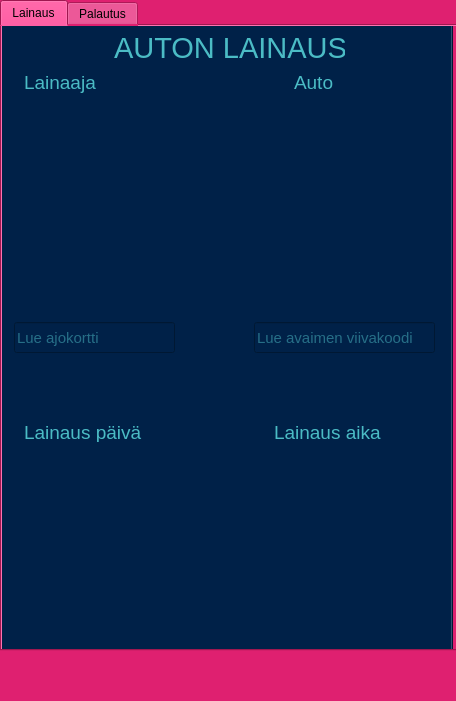
<?xml version="1.0" encoding="UTF-8"?>
<ui version="4.0">
 <class>MainWindow</class>
 <widget class="QMainWindow" name="MainWindow">
  <property name="geometry">
   <rect>
    <x>0</x>
    <y>0</y>
    <width>456</width>
    <height>701</height>
   </rect>
  </property>
  <property name="windowTitle">
   <string>MainWindow</string>
  </property>
  <widget class="QWidget" name="centralwidget">
   <property name="styleSheet">
    <string notr="true">background-color: rgb(223, 32, 112);</string>
   </property>
   <widget class="QTabWidget" name="tabWidget">
    <property name="geometry">
     <rect>
      <x>0</x>
      <y>0</y>
      <width>891</width>
      <height>651</height>
     </rect>
    </property>
    <property name="styleSheet">
     <string notr="true">background-color: rgb(0, 33, 72);
background-color: rgb(223, 32, 112);</string>
    </property>
    <property name="currentIndex">
     <number>0</number>
    </property>
    <widget class="QWidget" name="tab">
     <property name="styleSheet">
      <string notr="true">background-color: rgb(223, 32, 112);</string>
     </property>
     <attribute name="title">
      <string>Lainaus</string>
     </attribute>
     <widget class="QTabWidget" name="tabWidget_2">
      <property name="geometry">
       <rect>
        <x>-10</x>
        <y>-60</y>
        <width>461</width>
        <height>701</height>
       </rect>
      </property>
      <property name="styleSheet">
       <string notr="true">background-color: rgb(0, 33, 72);</string>
      </property>
      <property name="currentIndex">
       <number>0</number>
      </property>
      <widget class="QWidget" name="tab_3">
       <attribute name="title">
        <string>Tab 1</string>
       </attribute>
       <widget class="QLabel" name="autoKuvaLabel">
        <property name="geometry">
         <rect>
          <x>270</x>
          <y>110</y>
          <width>140</width>
          <height>210</height>
         </rect>
        </property>
        <property name="text">
         <string/>
        </property>
        <property name="pixmap">
         <pixmap resource="kuvat.qrc">:/kuvat/auto.png</pixmap>
        </property>
        <property name="alignment">
         <set>Qt::AlignmentFlag::AlignCenter</set>
        </property>
       </widget>
       <widget class="QLabel" name="lainaajaKuvaLabel">
        <property name="geometry">
         <rect>
          <x>20</x>
          <y>110</y>
          <width>140</width>
          <height>210</height>
         </rect>
        </property>
        <property name="text">
         <string/>
        </property>
        <property name="pixmap">
         <pixmap resource="kuvat.qrc">:/kuvat/human.png</pixmap>
        </property>
        <property name="alignment">
         <set>Qt::AlignmentFlag::AlignCenter</set>
        </property>
       </widget>
       <widget class="QLabel" name="lainausAikaKuva">
        <property name="geometry">
         <rect>
          <x>270</x>
          <y>460</y>
          <width>140</width>
          <height>140</height>
         </rect>
        </property>
        <property name="text">
         <string/>
        </property>
        <property name="pixmap">
         <pixmap resource="kuvat.qrc">:/kuvat/clock.png</pixmap>
        </property>
        <property name="alignment">
         <set>Qt::AlignmentFlag::AlignCenter</set>
        </property>
       </widget>
       <widget class="QLabel" name="lainauspivKuvaLabel">
        <property name="geometry">
         <rect>
          <x>10</x>
          <y>460</y>
          <width>171</width>
          <height>151</height>
         </rect>
        </property>
        <property name="text">
         <string/>
        </property>
        <property name="pixmap">
         <pixmap resource="kuvat.qrc">:/kuvat/calender.png</pixmap>
        </property>
       </widget>
       <widget class="QLabel" name="lainausOtsikkoLabel">
        <property name="geometry">
         <rect>
          <x>120</x>
          <y>40</y>
          <width>231</width>
          <height>31</height>
         </rect>
        </property>
        <property name="font">
         <font>
          <pointsize>22</pointsize>
         </font>
        </property>
        <property name="styleSheet">
         <string notr="true">color: rgb(75, 188, 197);</string>
        </property>
        <property name="text">
         <string>AUTON LAINAUS</string>
        </property>
       </widget>
       <widget class="QLineEdit" name="ajokorttiLineEdit">
        <property name="geometry">
         <rect>
          <x>20</x>
          <y>330</y>
          <width>161</width>
          <height>31</height>
         </rect>
        </property>
        <property name="font">
         <font>
          <pointsize>11</pointsize>
         </font>
        </property>
        <property name="styleSheet">
         <string notr="true">color: rgb(75, 188, 197);</string>
        </property>
        <property name="text">
         <string/>
        </property>
        <property name="placeholderText">
         <string>Lue ajokortti</string>
        </property>
       </widget>
       <widget class="QLabel" name="ajokorttiLabel">
        <property name="geometry">
         <rect>
          <x>20</x>
          <y>380</y>
          <width>161</width>
          <height>31</height>
         </rect>
        </property>
        <property name="font">
         <font>
          <pointsize>11</pointsize>
         </font>
        </property>
        <property name="styleSheet">
         <string notr="true">color: rgb(75, 188, 197);</string>
        </property>
        <property name="text">
         <string/>
        </property>
       </widget>
       <widget class="QLineEdit" name="avainLineEdit">
        <property name="geometry">
         <rect>
          <x>260</x>
          <y>330</y>
          <width>181</width>
          <height>31</height>
         </rect>
        </property>
        <property name="font">
         <font>
          <pointsize>11</pointsize>
         </font>
        </property>
        <property name="styleSheet">
         <string notr="true">color: rgb(75, 188, 197);</string>
        </property>
        <property name="text">
         <string/>
        </property>
        <property name="placeholderText">
         <string>Lue avaimen viivakoodi</string>
        </property>
       </widget>
       <widget class="QLabel" name="avainLabel">
        <property name="geometry">
         <rect>
          <x>270</x>
          <y>380</y>
          <width>161</width>
          <height>31</height>
         </rect>
        </property>
        <property name="font">
         <font>
          <pointsize>11</pointsize>
         </font>
        </property>
        <property name="styleSheet">
         <string notr="true">color: rgb(75, 188, 197);</string>
        </property>
        <property name="text">
         <string/>
        </property>
       </widget>
       <widget class="QLabel" name="pivamaaraLabel">
        <property name="geometry">
         <rect>
          <x>10</x>
          <y>620</y>
          <width>161</width>
          <height>21</height>
         </rect>
        </property>
        <property name="font">
         <font>
          <pointsize>11</pointsize>
         </font>
        </property>
        <property name="styleSheet">
         <string notr="true">color: rgb(75, 188, 197);</string>
        </property>
        <property name="text">
         <string/>
        </property>
       </widget>
       <widget class="QLabel" name="aikaLabel">
        <property name="geometry">
         <rect>
          <x>260</x>
          <y>620</y>
          <width>161</width>
          <height>21</height>
         </rect>
        </property>
        <property name="font">
         <font>
          <pointsize>11</pointsize>
         </font>
        </property>
        <property name="styleSheet">
         <string notr="true">color: rgb(75, 188, 197);</string>
        </property>
        <property name="text">
         <string/>
        </property>
       </widget>
       <widget class="QLabel" name="lainausPivLabel">
        <property name="geometry">
         <rect>
          <x>30</x>
          <y>430</y>
          <width>131</width>
          <height>20</height>
         </rect>
        </property>
        <property name="font">
         <font>
          <pointsize>14</pointsize>
         </font>
        </property>
        <property name="styleSheet">
         <string notr="true">color: rgb(75, 188, 197);</string>
        </property>
        <property name="text">
         <string>Lainaus päivä</string>
        </property>
       </widget>
       <widget class="QLabel" name="LainausAikaLabel">
        <property name="geometry">
         <rect>
          <x>280</x>
          <y>430</y>
          <width>131</width>
          <height>20</height>
         </rect>
        </property>
        <property name="font">
         <font>
          <pointsize>14</pointsize>
         </font>
        </property>
        <property name="styleSheet">
         <string notr="true">color: rgb(75, 188, 197);</string>
        </property>
        <property name="text">
         <string>Lainaus aika</string>
        </property>
       </widget>
       <widget class="QLabel" name="lainaajaLabel">
        <property name="geometry">
         <rect>
          <x>30</x>
          <y>80</y>
          <width>131</width>
          <height>21</height>
         </rect>
        </property>
        <property name="font">
         <font>
          <pointsize>14</pointsize>
         </font>
        </property>
        <property name="styleSheet">
         <string notr="true">color: rgb(75, 188, 197);</string>
        </property>
        <property name="text">
         <string>Lainaaja</string>
        </property>
       </widget>
       <widget class="QLabel" name="autoLainausLabel">
        <property name="geometry">
         <rect>
          <x>300</x>
          <y>80</y>
          <width>61</width>
          <height>20</height>
         </rect>
        </property>
        <property name="font">
         <font>
          <pointsize>14</pointsize>
         </font>
        </property>
        <property name="styleSheet">
         <string notr="true">color: rgb(75, 188, 197);</string>
        </property>
        <property name="text">
         <string>Auto</string>
        </property>
       </widget>
      </widget>
      <widget class="QWidget" name="tab_4">
       <attribute name="title">
        <string>Tab 2</string>
       </attribute>
       <widget class="QLabel" name="label_12">
        <property name="geometry">
         <rect>
          <x>40</x>
          <y>20</y>
          <width>161</width>
          <height>221</height>
         </rect>
        </property>
        <property name="text">
         <string/>
        </property>
        <property name="pixmap">
         <pixmap resource="kuvat.qrc">:/kuvat/auto.png</pixmap>
        </property>
       </widget>
       <widget class="QLabel" name="label_13">
        <property name="geometry">
         <rect>
          <x>440</x>
          <y>150</y>
          <width>151</width>
          <height>161</height>
         </rect>
        </property>
        <property name="text">
         <string/>
        </property>
        <property name="pixmap">
         <pixmap resource="kuvat.qrc">:/kuvat/calender.png</pixmap>
        </property>
       </widget>
       <widget class="QLabel" name="label_14">
        <property name="geometry">
         <rect>
          <x>290</x>
          <y>310</y>
          <width>151</width>
          <height>151</height>
         </rect>
        </property>
        <property name="text">
         <string/>
        </property>
        <property name="pixmap">
         <pixmap resource="kuvat.qrc">:/kuvat/clock.png</pixmap>
        </property>
       </widget>
      </widget>
     </widget>
    </widget>
    <widget class="QWidget" name="tab_2">
     <property name="styleSheet">
      <string notr="true">background-color: rgb(0, 33, 72);</string>
     </property>
     <attribute name="title">
      <string>Palautus</string>
     </attribute>
     <widget class="QLabel" name="autoLainausKuvaLabel">
      <property name="geometry">
       <rect>
        <x>130</x>
        <y>70</y>
        <width>161</width>
        <height>221</height>
       </rect>
      </property>
      <property name="text">
       <string/>
      </property>
      <property name="pixmap">
       <pixmap resource="kuvat.qrc">:/kuvat/auto.png</pixmap>
      </property>
     </widget>
     <widget class="QLabel" name="palautusPaivaKuvaLabel">
      <property name="geometry">
       <rect>
        <x>40</x>
        <y>420</y>
        <width>151</width>
        <height>161</height>
       </rect>
      </property>
      <property name="text">
       <string/>
      </property>
      <property name="pixmap">
       <pixmap resource="kuvat.qrc">:/kuvat/calender.png</pixmap>
      </property>
     </widget>
     <widget class="QLabel" name="palutusAikaKuvaLabel">
      <property name="geometry">
       <rect>
        <x>250</x>
        <y>420</y>
        <width>151</width>
        <height>151</height>
       </rect>
      </property>
      <property name="text">
       <string/>
      </property>
      <property name="pixmap">
       <pixmap resource="kuvat.qrc">:/kuvat/clock.png</pixmap>
      </property>
     </widget>
     <widget class="QLabel" name="palautusOtsikkoLabel">
      <property name="geometry">
       <rect>
        <x>120</x>
        <y>0</y>
        <width>251</width>
        <height>31</height>
       </rect>
      </property>
      <property name="font">
       <font>
        <pointsize>22</pointsize>
       </font>
      </property>
      <property name="styleSheet">
       <string notr="true">color: rgb(75, 188, 197);</string>
      </property>
      <property name="text">
       <string>AUTON PALAUTUS</string>
      </property>
     </widget>
     <widget class="QLabel" name="autoPalautusLabel">
      <property name="geometry">
       <rect>
        <x>180</x>
        <y>40</y>
        <width>80</width>
        <height>20</height>
       </rect>
      </property>
      <property name="font">
       <font>
        <pointsize>14</pointsize>
       </font>
      </property>
      <property name="styleSheet">
       <string notr="true">color: rgb(75, 188, 197);</string>
      </property>
      <property name="text">
       <string>Auto</string>
      </property>
     </widget>
     <widget class="QLineEdit" name="viivakoodiLineEdit">
      <property name="geometry">
       <rect>
        <x>120</x>
        <y>300</y>
        <width>181</width>
        <height>31</height>
       </rect>
      </property>
      <property name="font">
       <font>
        <pointsize>11</pointsize>
       </font>
      </property>
      <property name="styleSheet">
       <string notr="true">color: rgb(75, 188, 197);</string>
      </property>
      <property name="text">
       <string/>
      </property>
      <property name="placeholderText">
       <string>Lue avaimen viivakoodi</string>
      </property>
     </widget>
     <widget class="QLabel" name="viivakoodiLabel">
      <property name="geometry">
       <rect>
        <x>120</x>
        <y>350</y>
        <width>181</width>
        <height>21</height>
       </rect>
      </property>
      <property name="font">
       <font>
        <pointsize>11</pointsize>
       </font>
      </property>
      <property name="styleSheet">
       <string notr="true">color: rgb(75, 188, 197);</string>
      </property>
      <property name="text">
       <string/>
      </property>
     </widget>
     <widget class="QLabel" name="palutusPaivaLabel">
      <property name="geometry">
       <rect>
        <x>50</x>
        <y>390</y>
        <width>131</width>
        <height>21</height>
       </rect>
      </property>
      <property name="font">
       <font>
        <pointsize>14</pointsize>
       </font>
      </property>
      <property name="styleSheet">
       <string notr="true">color: rgb(75, 188, 197);</string>
      </property>
      <property name="text">
       <string>Palautus päivä</string>
      </property>
     </widget>
     <widget class="QLabel" name="palautusLabel">
      <property name="geometry">
       <rect>
        <x>30</x>
        <y>590</y>
        <width>161</width>
        <height>21</height>
       </rect>
      </property>
      <property name="font">
       <font>
        <pointsize>11</pointsize>
       </font>
      </property>
      <property name="styleSheet">
       <string notr="true">color: rgb(75, 188, 197);</string>
      </property>
      <property name="text">
       <string/>
      </property>
     </widget>
     <widget class="QLabel" name="palautusAikaOtsikkoLabel">
      <property name="geometry">
       <rect>
        <x>270</x>
        <y>390</y>
        <width>131</width>
        <height>20</height>
       </rect>
      </property>
      <property name="font">
       <font>
        <pointsize>14</pointsize>
       </font>
      </property>
      <property name="styleSheet">
       <string notr="true">color: rgb(75, 188, 197);</string>
      </property>
      <property name="text">
       <string>Palautus aika</string>
      </property>
     </widget>
     <widget class="QLabel" name="palautusAikaLabel">
      <property name="geometry">
       <rect>
        <x>240</x>
        <y>590</y>
        <width>161</width>
        <height>21</height>
       </rect>
      </property>
      <property name="font">
       <font>
        <pointsize>11</pointsize>
       </font>
      </property>
      <property name="styleSheet">
       <string notr="true">color: rgb(75, 188, 197);</string>
      </property>
      <property name="text">
       <string/>
      </property>
     </widget>
    </widget>
   </widget>
  </widget>
  <widget class="QMenuBar" name="menubar">
   <property name="geometry">
    <rect>
     <x>0</x>
     <y>0</y>
     <width>456</width>
     <height>33</height>
    </rect>
   </property>
   <property name="styleSheet">
    <string notr="true">background-color: rgb(0, 33, 72);
color: rgb(75, 188, 197);</string>
   </property>
  </widget>
  <widget class="QStatusBar" name="statusbar">
   <property name="styleSheet">
    <string notr="true">background-color: rgb(223, 32, 112);</string>
   </property>
  </widget>
 </widget>
 <resources>
  <include location="autonhaku.qrc"/>
  <include location="kuvat.qrc"/>
 </resources>
 <connections/>
</ui>
